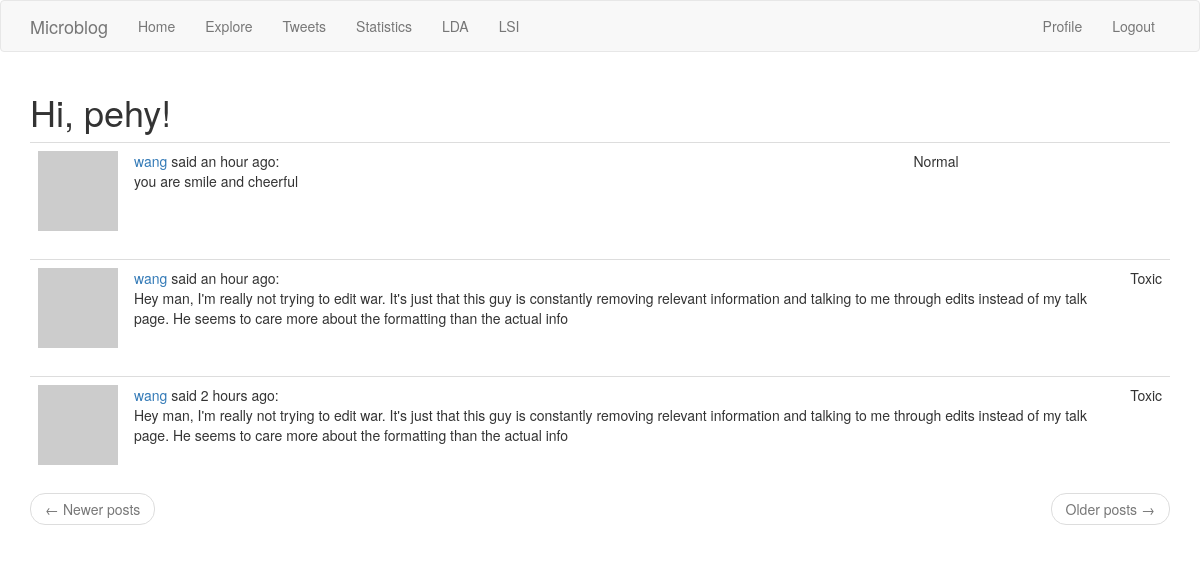
Screenshot of /explore (signed in) with the database file from the repository.
### app/models.py (models this page shows, shortened)
class User(UserMixin, db.Model):
    id = db.Column(db.Integer, primary_key=True)
    username = db.Column(db.String(64), index=True, unique=True)
    email = db.Column(db.String(120), index=True, unique=True)
    password_hash = db.Column(db.String(128))
    posts = db.relationship('Post', backref='author', lazy='dynamic')
    about_me = db.Column(db.String(140))
    last_seen = db.Column(db.DateTime, default=datetime.utcnow)
    followed = db.relationship(
        'User', secondary=followers,
        primaryjoin=(followers.c.follower_id == id),
        secondaryjoin=(followers.c.followed_id == id),
        backref=db.backref('followers', lazy='dynamic'), lazy='dynamic')
    def avatar(self, size):
        digest = md5(self.email.lower().encode('utf-8')).hexdigest()
        return 'https://www.gravatar.com/avatar/{}?d=identicon&s={}'.format(
            digest, size)

class Post(db.Model):
    id = db.Column(db.Integer, primary_key=True)
    body = db.Column(db.String(140))
    prediction = db.Column(db.String(10))
    timestamp = db.Column(db.DateTime, index=True, default=datetime.utcnow)
    user_id = db.Column(db.Integer, db.ForeignKey('user.id'))

### app/routes.py (the view)
@app.route('/explore')
@login_required
def explore():
    page = request.args.get('page', 1, type=int)
    posts = Post.query.order_by(Post.timestamp.desc()).paginate(
        page, app.config['POSTS_PER_PAGE'], False)
    next_url = url_for('explore', page=posts.next_num) \
        if posts.has_next else None
    prev_url = url_for('explore', page=posts.prev_num) \
        if posts.has_prev else None
    return render_template('index.html', title='Explore', posts=posts.items,
                           next_url=next_url, prev_url=prev_url)

### app/models.py (called while the page is built)
@login.user_loader
def load_user(id):
    return User.query.get(int(id))

### app/routes.py (called while the page is built)
@app.before_request
def before_request():
    if current_user.is_authenticated:
        current_user.last_seen = datetime.utcnow()
        db.session.commit()

### app/templates/index.html (shortened to what this page needs)
{% extends "base.html" %}
{% import 'bootstrap/wtf.html' as wtf %}
{% block app_content %}
    <h1>Hi, {{ current_user.username }}!</h1>
    {% for post in posts %}
        {% include '_post.html' %}
    {% endfor %}
    <nav aria-label="...">
        <ul class="pager">
            <li class="previous{% if not prev_url %} disabled{% endif %}">
                <a href="{{ prev_url or '#' }}">
                    <span aria-hidden="true">&larr;</span> Newer posts
                </a>
            </li>
            <li class="next{% if not next_url %} disabled{% endif %}">
                <a href="{{ next_url or '#' }}">
                    Older posts <span aria-hidden="true">&rarr;</span>
                </a>
            </li>
        </ul>
    </nav>
{% endblock %}

### app/templates/base.html (shortened to what this page needs)
{% extends 'bootstrap/base.html' %}
{% block navbar %}
    <nav class="navbar navbar-default">
        <div class="container">
            <div class="navbar-header">
                <a class="navbar-brand" href="{{ url_for('index') }}">Microblog</a>
            </div>
            <div class="collapse navbar-collapse" id="bs-example-navbar-collapse-1">
                <ul class="nav navbar-nav">
                    <li><a href="{{ url_for('index') }}">Home</a></li>
                    <li><a href="{{ url_for('explore') }}">Explore</a></li>
                    <li><a href="{{ url_for('tweets') }}">Tweets</a></li>
                    <li><a href="{{ url_for('stats') }}">Statistics</a></li>
                    <li><a href="{{ url_for('lda') }}">LDA</a></li>
                    <li><a href="{{ url_for('lsi') }}">LSI</a></li>
                </ul>
                <ul class="nav navbar-nav navbar-right">
                    {% if current_user.is_anonymous %}
                    <li><a href="{{ url_for('login') }}">Login</a></li>
                    {% else %}
                    <li><a href="{{ url_for('user', username=current_user.username) }}">Profile</a></li>
                    <li><a href="{{ url_for('logout') }}">Logout</a></li>
                    {% endif %}
                </ul>
            </div>
        </div>
    </nav>
{% endblock %}
{% block content %}
    <div class="container">
        {% block app_content %}{% endblock %}
    </div>
{% endblock %}

### app/templates/_post.html
    <table class="table table-hover">
        <tr>
            <td width="70px">
                <a href="{{ url_for('user', username=post.author.username) }}">
                    <img src="{{ post.author.avatar(70) }}" />
                </a>
            </td>
            <td>
                <a href="{{ url_for('user', username=post.author.username) }}">
                    {{ post.author.username }}
                </a>
                said {{ moment(post.timestamp).fromNow() }}:
                <br>
                {{ post.body }}
            </td>
            <td>
                {{ post.prediction }}
            </td>
        </tr>
    </table>

### rows the page displays
User: username "pehy"
Post: author.username "wang", timestamp "an hour ago", body "you are smile and cheerful", prediction "Normal"
Post: author.username "wang", timestamp "an hour ago", body "Hey man, I'm really not trying to edit war. It's just that this guy is constantly removing relevant information and talking to me through edits instead of my talk page. He seems to care more about the formatting than the actual info", prediction "Toxic"
Post: author.username "wang", timestamp "2 hours ago", body "Hey man, I'm really not trying to edit war. It's just that this guy is constantly removing relevant information and talking to me through edits instead of my talk page. He seems to care more about the formatting than the actual info", prediction "Toxic"
